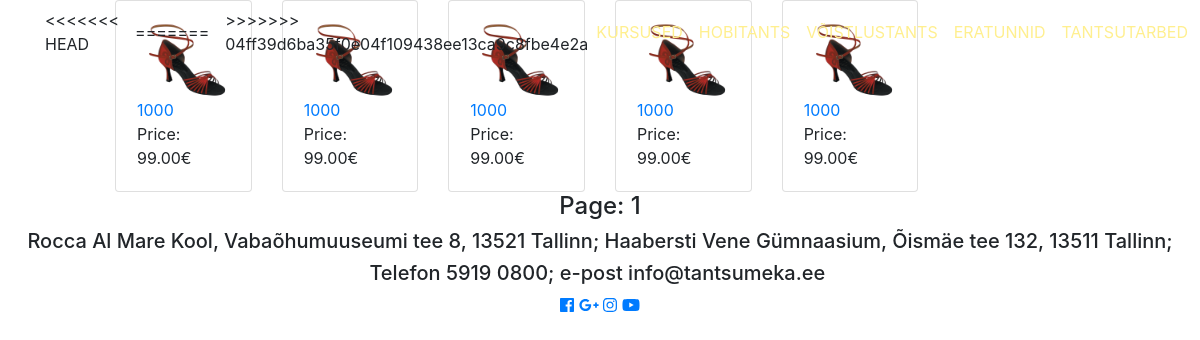
/Shop/index.php?&view=cat&page=0&id=n_t, run on the app's committed database.
### tables this page shows
CREATE TABLE IF NOT EXISTS `products` (
  `id` int(11) NOT NULL,
  `name` varchar(200) NOT NULL,
  `image` longtext NOT NULL,
  `image_chosen` varchar(100) NOT NULL,
  `description` text NOT NULL,
  `price` decimal(8,2) NOT NULL,
  `category` varchar(100) NOT NULL,
  `heel` set('5cm peenkonts','7cm peenkonts','8cm peenkonts','5cm alt laienev konst','7cm alt laienev konst','8cm alt laienev konst') NOT NULL
);

### Shop/index.php (called while the page is built, shortened)
<?php
	include('db_fun.php');
	include('views/layouts/shop.php');
?>

### Shop/db_fun.php (called while the page is built, shortened)
<?php
	function db_connect()
	{
		$serverHost = "localhost";
		$serverUsername = "if17";
		$serverPassword = "if17";
		$db = 'if17_Tantsumeka';
		$connection = new mysqli($serverHost, $serverUsername, $serverPassword, $db);
		return $connection;
	}
	function db_result_to_array($result)
	{
		$res_array = array();
		$count = 0;
		while($row = mysqli_fetch_array($result))
		{
			$res_array[$count]	= $row;
			$count ++;
		}
		return $res_array;
	}
	function get_cat_products($cat)
	{
		$count_prod = mysqli_query(db_connect(),"SELECT COUNT(*) FROM products  WHERE category LIKE '%$cat%'");
		$row1 = mysqli_fetch_array($count_prod);
		$count_post = $row1[0];
		$query = "SELECT * FROM products WHERE category LIKE '%$cat%' ORDER BY id DESC LIMIT 12";
		if(isset($_GET['page']))
		{
			$page = (int)$_GET['page'];
			$query = "SELECT * FROM products WHERE category LIKE '%$cat%' ORDER BY id DESC LIMIT $page,12";
		}
		$result = mysqli_query(db_connect(),$query);
		$result = db_result_to_array($result);
		return array($result, $count_post);
	}
?>

### Shop/views/pages/cat.php (the view, shortened to what this page needs)
<div class="container-fluid col-lg-10 padding">
    <div class="row padding">
		<?php
		$cat = $_GET['id'];
		$products = get_cat_products($cat)[0];
		foreach($products as $item)
		{?>
			<div class="col-lg-2">
				<div class="card">
					<div class="card-body">
						<table align="center" cellpadding="1" cellspacing="1" class="product" border="0">
							<tr>
								<td valign="top">
									<div>
										<a href="?view=product&id=<?php echo $item['id']?>"><img src="images/<?php echo $item['image_chosen']?>" alt="" style="width:100px"/></a>
									</div>
									<div class="description">
										<div class="product-name">
											<a href="#"><?php echo $item['name']?></a>
										</div>
										<div class="product-price">
											<a>Price: <?php echo $item['price']?>€</a>
										</div>
									</div>
								</td>
							</tr>
						</table>
					</div>
				</div>
			</div>
		<?php }
		$count_post =  get_cat_products($cat)[1];
		?>
	</div>
</div>
<div class="container-fluid col-lg-10 padding">
	<div class="row padding">
		<div class="col-12" id="tantsud">
			<h4 class="text-center">
				<a>Page:  </a>
				<?php
				for($i = 0, $ii = 1; $i < $count_post; $i=$i+12, $ii++)
				{
					if(isset($_GET['page']))
					{
						if($i == ($_GET['page']))
						{
							echo "<a >{$ii} </a>";
						}
						else
						{
							echo "<a href='?view=cat&page={$i}&id={$cat}'>{$ii} </a>";
						}
					}
				}
				?>
			</h4>
		</div>
	</div>
</div>

### data on the page
products: image_chosen (picture), name "1000", price "99.00"
products: image_chosen (picture), name "1000", price "99.00"
products: image_chosen (picture), name "1000", price "99.00"
products: image_chosen (picture), name "1000", price "99.00"
products: image_chosen (picture), name "1000", price "99.00"
